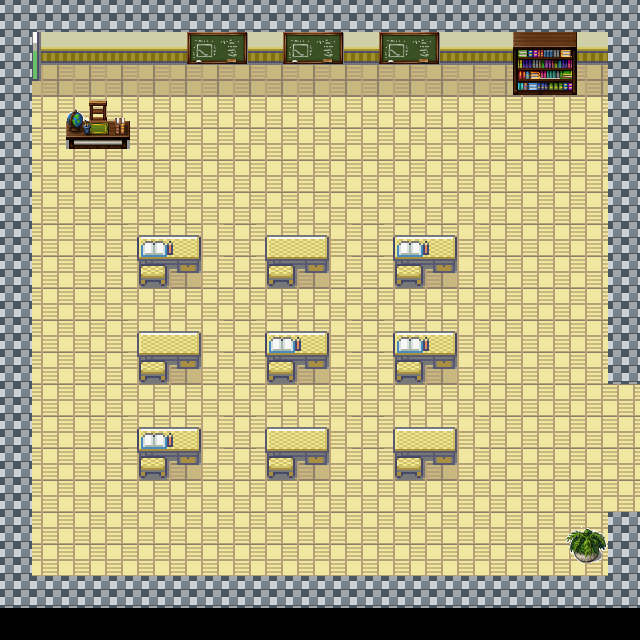

This is a level from a 2D game, rendered from its Tiled map with the project's own tilesets. A one-line summary and the map file follow, with tile-layer data summarised:
An orthogonal 20x20 tile map with 32x32 px tiles, 1 tile layer (Tile Layer 1) and 18 objects.

<map version="1.0" orientation="orthogonal" width="20" height="20" tilewidth="32" tileheight="32">
 <tileset firstgid="1" name="math" tilewidth="32" tileheight="32">
  <image source="Tilesets/math.png" trans="ffffff" width="640" height="640" />
 </tileset>
 <layer name="Tile Layer 1" width="20" height="20">
  <data>[400 cells, 380 non-empty, 372 distinct tile ids]</data>
 </layer>
 <objectgroup color="#000000" name="Solid" width="20" height="20">
  <object x="1" y="0" width="634" height="46" />
  <object x="515" y="32" width="59" height="41" />
  <object x="270" y="332" width="54" height="25" />
  <object x="394" y="333" width="56" height="22" />
  <object x="395" y="235" width="57" height="24" />
  <object x="266" y="236" width="60" height="25" />
  <object x="141" y="235" width="60" height="26" />
  <object x="140" y="331" width="59" height="23" />
  <object x="140" y="427" width="58" height="26" />
  <object x="268" y="427" width="59" height="28" />
  <object x="392" y="427" width="65" height="29" />
  <object x="566" y="526" width="38" height="40" />
  <object x="68" y="104" width="57" height="41" />
  <object x="0" y="0" width="32" height="608" />
  <object x="608" y="0" width="32" height="384" />
  <object x="608" y="512" width="32" height="96" />
  <object x="32" y="576" width="576" height="32" />
 </objectgroup>
 <objectgroup color="#ff0000" name="Teleport" width="20" height="20">
  <object x="608" y="384" width="32" height="128">
   <properties>
    <property name="warpMap" value="map_HallwayWest" />
    <property name="warpX" value="2" />
    <property name="warpY" value="43" />
   </properties>
  </object>
 </objectgroup>
</map>
